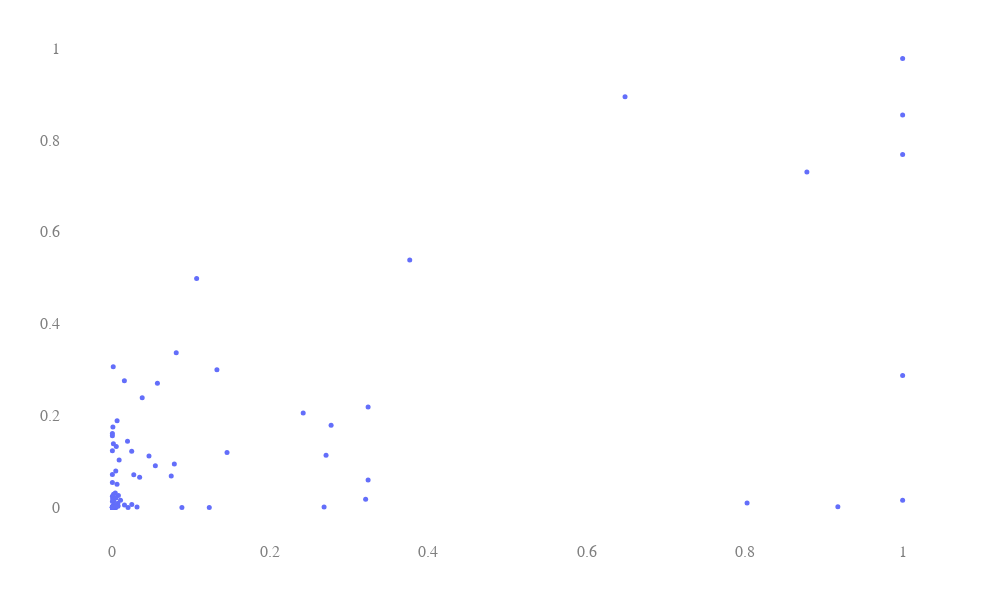

Notebook code for this chart:
### Markdown cell above
### Compare my impact score vs screenshot

### Code cell
import fidelity_impact
base = '../../fidelity-files/writes/ground_truth_0/'

gt_diff = json.load(open('../datacollect/ground-truth/gt_diff.json'))
hostnames = [g['hostname'] for g in gt_diff if g['diff']]
results = []
for i, hostname in enumerate(hostnames[:100]):
    print(i, hostname)
    dirr = base + hostname
    left_impact, right_impact = fidelity_impact.fidelity_issue_impact(dirr)
    _, img_simi = fidelity_detect.fidelity_issue_screenshot(dirr)
    impact = max(left_impact, right_impact)
    impact = min(1, impact)
    results.append({
        'hostname': hostname,
        'impact': impact,
        'img_simi': 1-img_simi
    })
json.dump(results, open('fidelity_impact.json', 'w+'), indent=2)
df = pd.DataFrame({'1': [(r['impact'], r['img_simi']) for r in results]})
plotly_utils.plot_Scatter(df)
